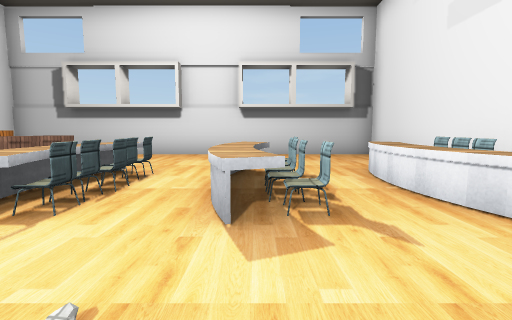
[1] (above)

13 first-person views from a walk through a 3-D level made in the Unity game engine. The camera is 1.4 m above the floor, tilts 6° down and sees 85° across. The floor is counted in squares, 2 m on a side. Each view is taken from the middle of a square. On the plan, view 1 faces up. The plan holds only what a view shows up to about 9 squares ahead; the rest is blank. The place goes on beyond the plan. The player is left out. Some surface patterns are stand-ins.

[2]
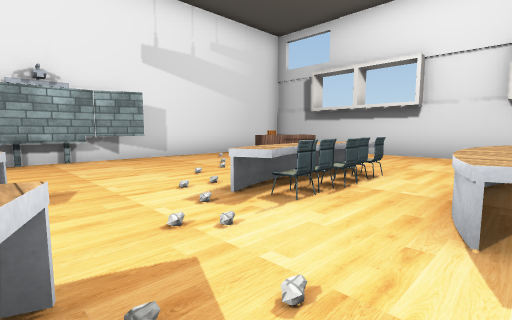

[3]
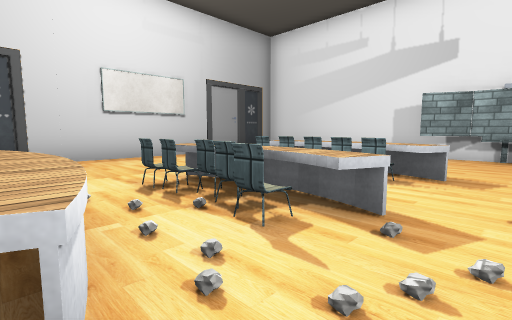

[4]
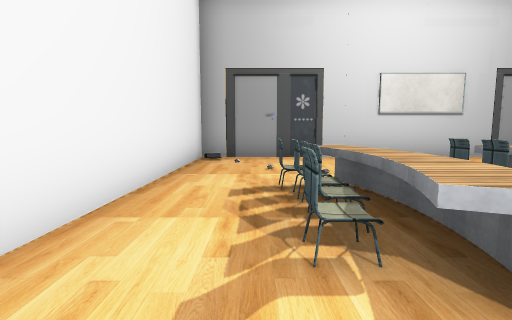

[5]
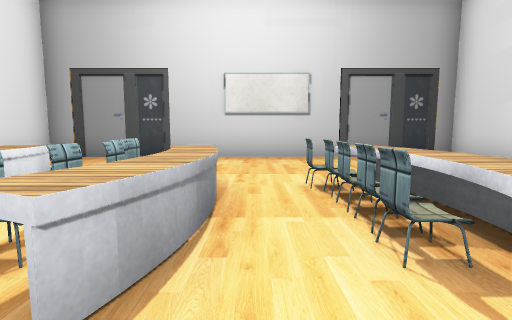

[6]
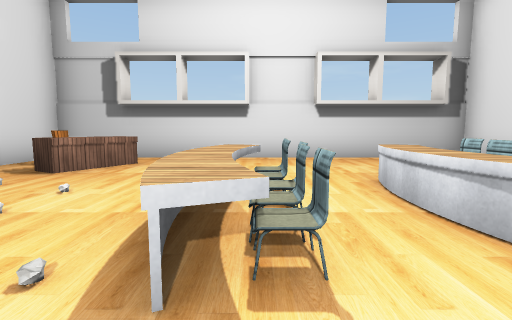

[7]
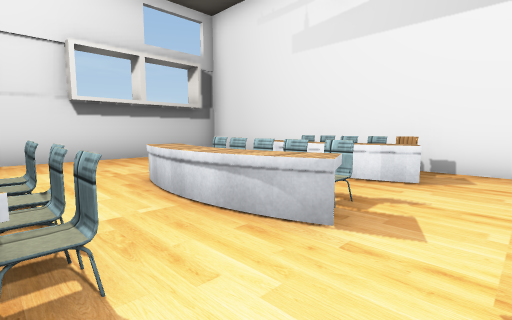

[8]
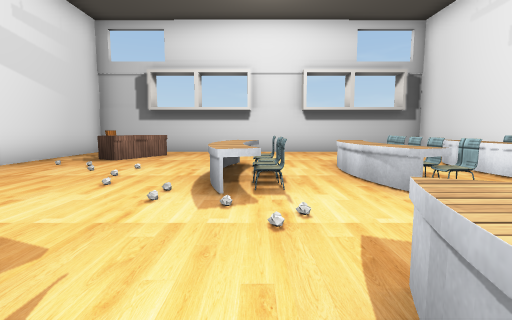

[9]
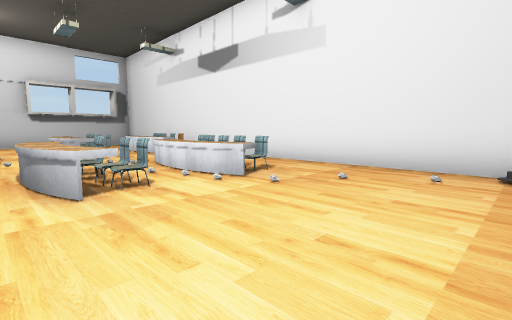

[10]
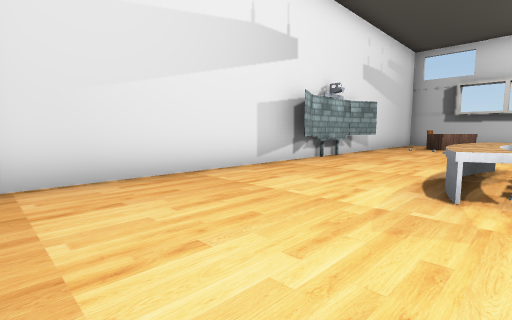

[11]
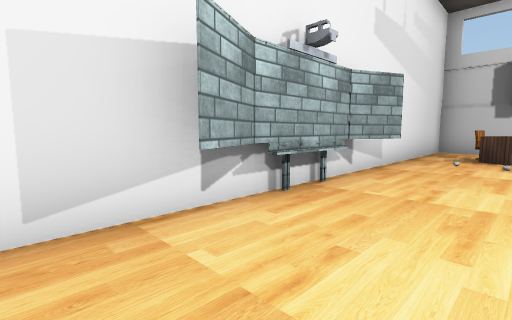

[12]
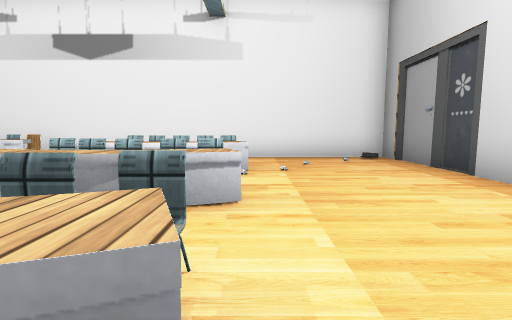

[13]
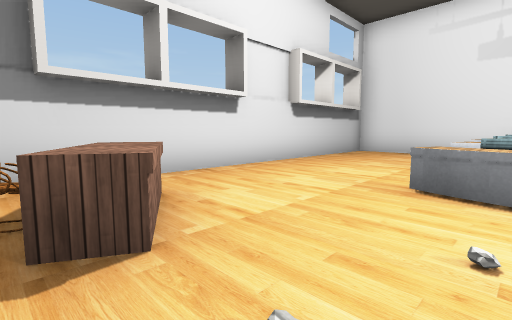

### Floor plan
Key: @ floor where view 1 was taken; # wall or solid block; x gap in a wall; . floor; = window, fence, low wall or low ledge; ^ raised ledge; O other object.
Columns run from 7 left of view 1 to 4 right of it. Each row starts with its distance up from view 1.
  9 ############
  8 #..........#
  7 #OO........#
  6 #OO....... #
  5 #....^.^.^ #
  4 #....=.^=^##
  3 #....^.^.^##
  2 #....^.^x^O#
  1 #..........#
  0 #...^.^@^..#
 -1 #..^^.^x=#.#
 -2 #...^.^.^#.#
 -3 #...=...=..#
 -4 #..........#
 -5 #..........#
 -6 #.........O#
 -7 ############

Where each view was taken, in squares from view 1:
view 1: 0 up, 0 right, facing up
view 2: 0 up, 0 right, facing up-left
view 3: 1 up, 1 right, facing down-left
view 4: 1 up, 2 right, facing down
view 5: 1 up, 2 left, facing down
view 6: 1 up, 2 left, facing up
view 7: 1 up, 2 left, facing up-right
view 8: 1 down, 2 left, facing up
view 9: 6 down, 2 left, facing up-right
view 10: 6 down, 3 left, facing up-left
view 11: 2 down, 5 left, facing up-left
view 12: 3 down, 4 left, facing right
view 13: 4 up, 6 left, facing up-right
